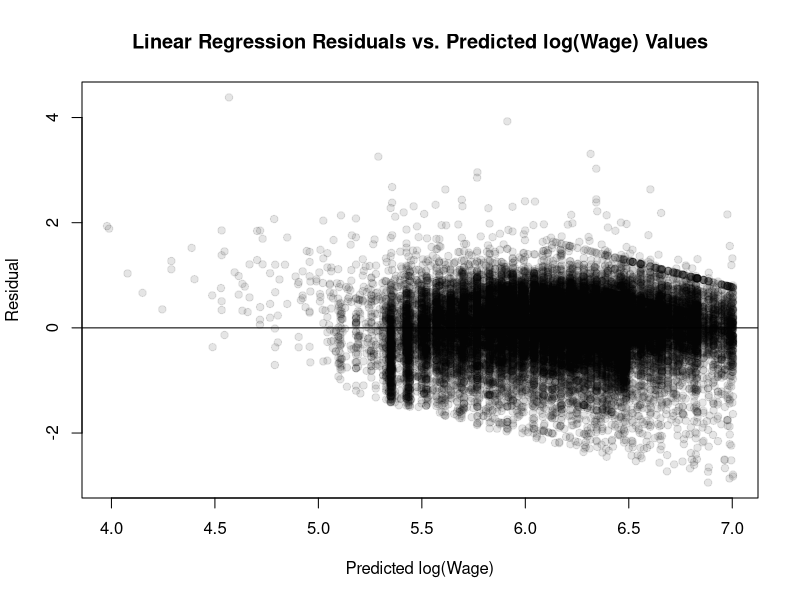
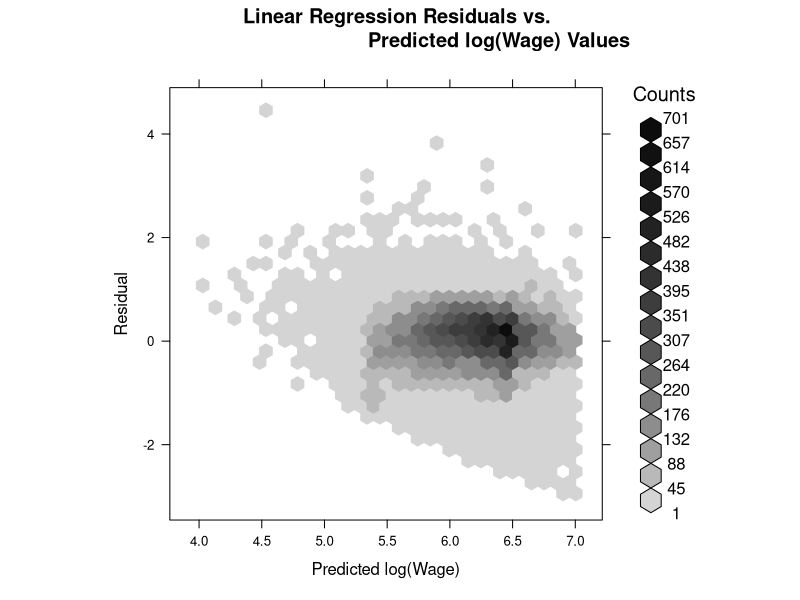
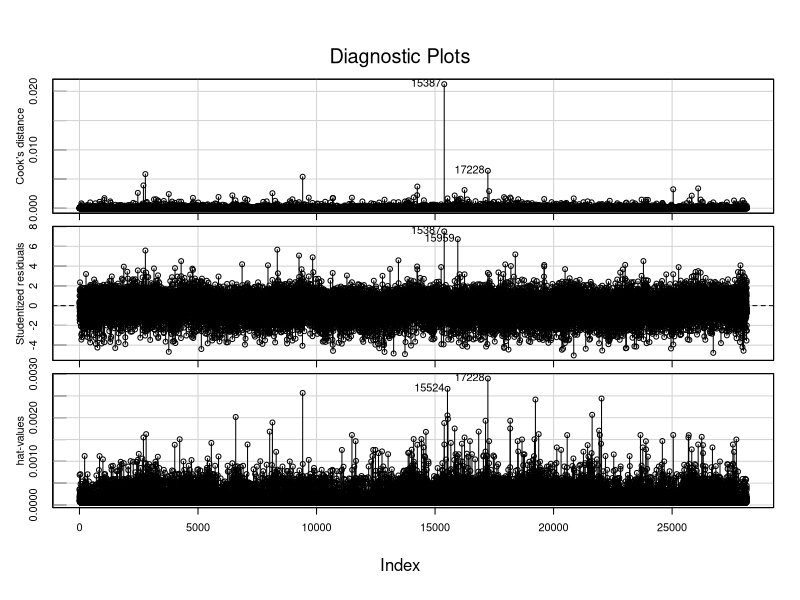
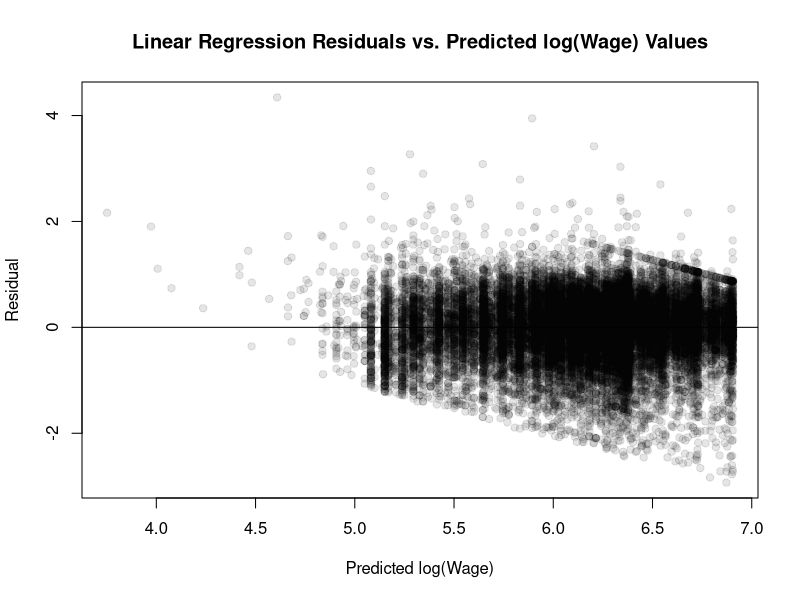
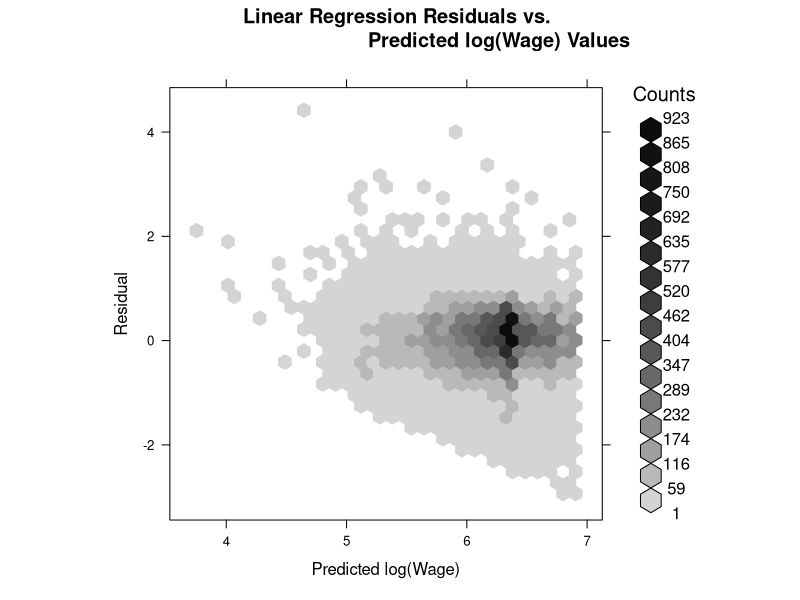
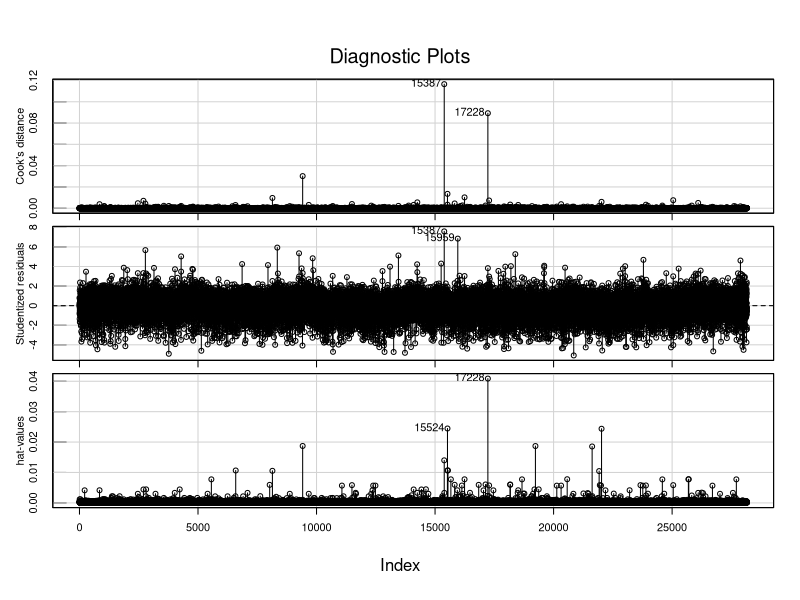

Write R code to recreate these figures, in order.
# Author: Patrick Sheehan
# Purpose: Extend the replication of Table 1.A and 2.A 
#          from Bierens and Ginther (2001)      
# Input: None
# Output(s): Linear regression residuals plots (one PDF file with all)

require(AER) # Require data package
if(! require(hexbin)){ # Require hexbin
  install.packages("hexbin")
  library(hexbin)
}
data("CPS1988") # Put data in workspace
# Part 4: Regression residual plots from linear regression as in T1.A & T2.A
# First, Table 1.A dependent variables with linear regression
Table.1A <- lm(log(wage) ~ education + experience + I(experience^2) + ethnicity,
               data= CPS1988)
Table.1A.residuals <- residuals(Table.1A) # get the residuals
Table.1A.fitted <- fitted(Table.1A)
# Next, Table 2.A dependent variables with linear regression
Table.2A <- lm(log(wage) ~ education + experience + I(experience^2) + 
                           I(experience^3) + I(experience^4) + ethnicity,
               data= CPS1988)
Table.2A.residuals <- residuals(Table.2A)
Table.2A.fitted <- fitted(Table.2A)
pdf("residuals%d.pdf", onefile=FALSE) # Begin PDF graphics driver
# plot 1A residuals
plot(Table.1A.fitted, Table.1A.residuals,
     main="Linear Regression Residuals vs. Predicted log(Wage) Values",
     xlab="Predicted log(Wage)",
     ylab="Residual",
     col=rgb(0, 0, 0, 0.1),
     pch=19,)
abline(0,0) # add line for perfect fit reference
# hexbin plot for 1A residuals
Table.1A.hex <- hexbinplot(Table.1A.residuals ~ Table.1A.fitted,
                           aspect=1,
                           main="Linear Regression Residuals vs. 
                                 Predicted log(Wage) Values",
                           xlab="Predicted log(Wage)",
                           ylab="Residual",)
plot(Table.1A.hex)
# influence plots for 1A regression
influenceIndexPlot(Table.1A, vars=c("Cook","Studentized","hat"), id.n=5)
# plot 2A residuals
plot(Table.2A.fitted, Table.2A.residuals,
     main="Linear Regression Residuals vs. Predicted log(Wage) Values",
     xlab="Predicted log(Wage)",
     ylab="Residual",
     col=rgb(0, 0, 0, 0.1),
     pch=19,)
abline(0,0) # add line for perfect fit reference
# hexbin plot for 2A residuals
Table.2A.hex <- hexbinplot(Table.2A.residuals ~ Table.2A.fitted,
                           aspect=1,
                           main="Linear Regression Residuals vs. 
                                 Predicted log(Wage) Values",
                           xlab="Predicted log(Wage)",
                           ylab="Residual",)
plot(Table.2A.hex)
# influence plots for 2A regression
influenceIndexPlot(Table.2A, vars=c("Cook","Studentized","hat"), id.n=5)
dev.off() # Done with pdf file
